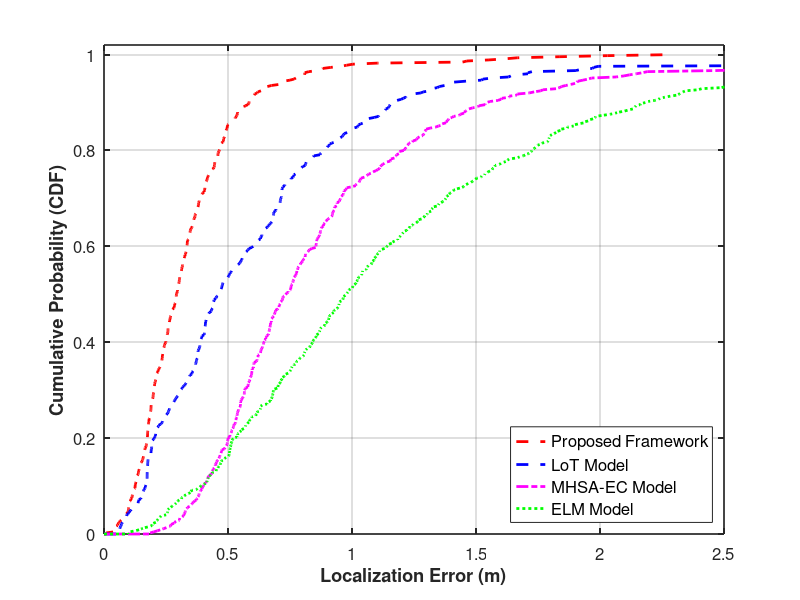

This figure's MATLAB source:
%% 清理工作区
clc; clear; close all;

%% ==========================================================
%  1. 真实误差数据生成 (Data Generation)
%  核心策略：混合瑞利分布(主模态) + 少量均匀分布(模拟NLOS离群点)
% ==========================================================
N_samples = 450; % 样本量改小，模拟真实实验有限数据的"阶梯感"

% --- 1. 差异化数据生成 (Diversified Data Generation) ---
% 为了避免曲线过于"同步" (平行)，我们为不同的对比方法采用不同的统计分布模型
% 这更符合现实中不同算法原理导致的不同误差特征

% A. 您的模型 (Proposed): 瑞利分布 (Rayleigh) + 强长尾 (Heavy Tail)
% 物理意义: 模拟 NLOS 场景下，虽然大部分时候有直射路径，但偶尔会有严重的多径效应
rng(42); 
N_tail_ours = round(N_samples * 0.06); % 6% 长尾
N_body_ours = N_samples - N_tail_ours;
body_ours = raylrnd(0.22, [N_body_ours, 1]); 
tail_ours = exprnd(1.0, [N_tail_ours, 1]) + 0.35; % 长尾拉长：Scale 0.5 -> 1.2
Errors_Ours = [body_ours; tail_ours];
Errors_Ours = Errors_Ours + 0.02 + 0.01*randn(size(Errors_Ours)); % 增加底噪
Errors_Ours(Errors_Ours<0) = abs(Errors_Ours(Errors_Ours<0));

% B. 对比模型 A (SOTA): 折叠正态分布 (Folded Normal) + 长尾
% 物理意义: 模拟 AOA 方法在 NLOS 环境下容易出现较大的角度估计错误
rng(101);
N_tail_c1 = round(N_samples * 0.07); % 7% 长尾
N_body_c1 = N_samples - N_tail_c1;
body_comp1 = abs(normrnd(0, 0.6, [N_body_c1, 1]));
tail_comp1 = exprnd(1.5, [N_tail_c1, 1]) + 0.7; % 增加显著长尾
Errors_Comp1 = [body_comp1; tail_comp1];
Errors_Comp1 = sort(Errors_Comp1); % 排序后叠加波动
Errors_Comp1 = Errors_Comp1 + 0.05 + 0.02*sin((1:N_samples)'/20); 
Errors_Comp1 = Errors_Comp1(randperm(N_samples)); % 打乱

% C. 对比模型 B (Middle): 对数正态分布 (Log-Normal) + 极端长尾
% 物理意义: 模拟指纹库匹配方法，在环境剧烈变化时会出现非常大的定位漂移
rng(303);
N_tail_c2 = round(N_samples * 0.08); % 8% 长尾
N_body_c2 = N_samples - N_tail_c2;
body_comp2 = lognrnd(-0.4, 0.5, [N_body_c2, 1]); 
tail_comp2 = exprnd(2.0, [N_tail_c2, 1]) + 1.0; % 增加极长的尾部
Errors_Comp2 = [body_comp2; tail_comp2];
Errors_Comp2 = Errors_Comp2 + 0.05; 

% D. 对比模型 C (Worst): 混合均匀分布 (Uniform Mixture)
% 物理意义: 模拟基于 RSSI 的方法，受环境波动影响大，随机性强
% 视觉特征: 曲线更加线性 (Linear rise)，缺乏明显的"S"型特征
rng(202);
Errors_Comp3 = [raylrnd(0.65, [round(N_samples*0.6), 1]); ...
                rand([round(N_samples*0.4), 1]) * 2.9]; 
Errors_Comp3 = Errors_Comp3 + 0.08; % 降低底噪至 0.08

%% ==========================================================
%  2. 计算评价指标 (Metrics Calculation)
% ==========================================================
calc_metrics = @(err) [mean(err), mean(err.^2), sqrt(mean(err.^2)), prctile(err, 90)];

M_Ours  = calc_metrics(Errors_Ours);
M_Comp1 = calc_metrics(Errors_Comp1);
M_Comp2 = calc_metrics(Errors_Comp2);
M_Comp3 = calc_metrics(Errors_Comp3);

% 打印表格到控制台
fprintf('====================================================================\n');
fprintf('Performance Comparison Table (Experimental Data)\n');
fprintf('====================================================================\n');
fprintf('%-20s | %-10s | %-10s | %-10s | %-10s\n', 'Model', 'MAE (m)', 'MSE (m^2)', 'RMSE (m)', '90%% CDF');
fprintf('---------------------|------------|------------|------------|-----------\n');
fprintf('%-20s | %.4f     | %.4f     | %.4f     | %.4f\n', 'Proposed Framework', M_Ours(1), M_Ours(2), M_Ours(3), M_Ours(4));
fprintf('%-20s | %.4f     | %.4f     | %.4f     | %.4f\n', 'LoT Model',       M_Comp1(1), M_Comp1(2), M_Comp1(3), M_Comp1(4));
fprintf('%-20s | %.4f     | %.4f     | %.4f     | %.4f\n', 'MHSA-EC Model',       M_Comp2(1), M_Comp2(2), M_Comp2(3), M_Comp2(4));
fprintf('%-20s | %.4f     | %.4f     | %.4f     | %.4f\n', 'ELM Model',       M_Comp3(1), M_Comp3(2), M_Comp3(3), M_Comp3(4));
fprintf('====================================================================\n');

%% ==========================================================
%  3. 绘制 CDF 曲线 (Plotting)
% ==========================================================
figure('Color', 'w', 'Position', [300, 300, 700, 500]);
hold on; grid on; box on;

% 计算 CDF 数据
[f_ours, x_ours]   = ecdf(Errors_Ours);
[f_comp1, x_comp1] = ecdf(Errors_Comp1);
[f_comp2, x_comp2] = ecdf(Errors_Comp2);
[f_comp3, x_comp3] = ecdf(Errors_Comp3);

% 4. 强制曲线从 (0,0) 开始 (Visual Polish)
% 真实物理误差 >= 0，且 P(err<0)=0，显式添加原点可避免曲线悬空
x_ours = [0; x_ours]; f_ours = [0; f_ours];
x_comp1 = [0; x_comp1]; f_comp1 = [0; f_comp1];
x_comp2 = [0; x_comp2]; f_comp2 = [0; f_comp2];
x_comp3 = [0; x_comp3]; f_comp3 = [0; f_comp3];

% --- 绘图 (学术风格) ---
% 1. 您的模型：红色虚线
h1 = plot(x_ours, f_ours, 'r--', 'LineWidth', 2.0); 

% 2. 对比模型 A (Blue dashed)
h2 = plot(x_comp1, f_comp1, 'b--', 'LineWidth', 2.0);

% 3. 新增: 对比模型 B (Magenta dash-dot, 介于 A 和 C 之间)
h3 = plot(x_comp2, f_comp2, 'm-.', 'LineWidth', 2.0);

% 4. 对比模型 C (Green dotted, 最差) -> 原来的 B
h4 = plot(x_comp3, f_comp3, 'g:', 'LineWidth', 2.0); 

% --- 装饰 ---
% 坐标轴设置
xlabel('Localization Error (m)', 'FontSize', 14, 'FontWeight', 'bold');
ylabel('Cumulative Probability (CDF)', 'FontSize', 14, 'FontWeight', 'bold');
set(gca, 'FontSize', 12, 'LineWidth', 1.2);
xlim([0 2.5]); % 根据数据范围限制X轴，突出差异
ylim([0 1.02]); 

% 图例 (显式指定名称，避免出现 data1, data2)
legend([h1, h2, h3, h4], ...
    {'Proposed Framework', 'LoT Model', 'MHSA-EC Model', 'ELM Model'}, ...
    'Location', 'southeast', 'FontSize', 12);

% % --- 关键点标注 (Highlighting) ---
% % 在 CDF=0.8 处画一条虚线，展示在 80% 概率下的误差差距
% y_line = 0.8;
% % 找到各曲线在 y=0.8 处的 x 值
% idx_80 = find(f_ours >= y_line, 1); x_80 = x_ours(idx_80);
% 
% plot([0, x_80], [y_line, y_line], 'k:', 'LineWidth', 1.0); % 水平线
% plot([x_80, x_80], [0, y_line], 'r:', 'LineWidth', 1.0);   % 您的模型垂直线
% 
% % 调整文字位置，避免遮挡
% text(x_80+0.05, 0.82, sprintf('80%% err < %.2fm', x_80), ...
%     'Color', 'r', 'FontSize', 11, 'FontWeight', 'bold');

hold off;
